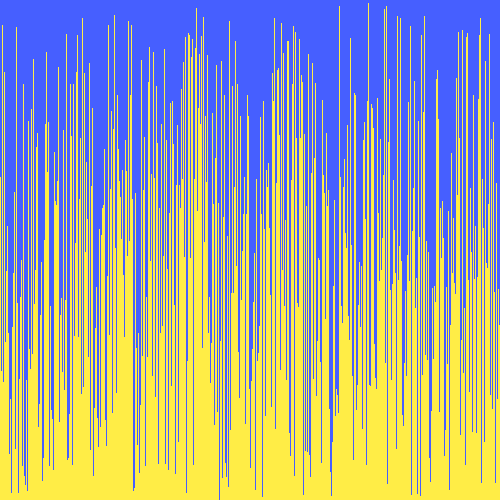
Frame 1 (no input)
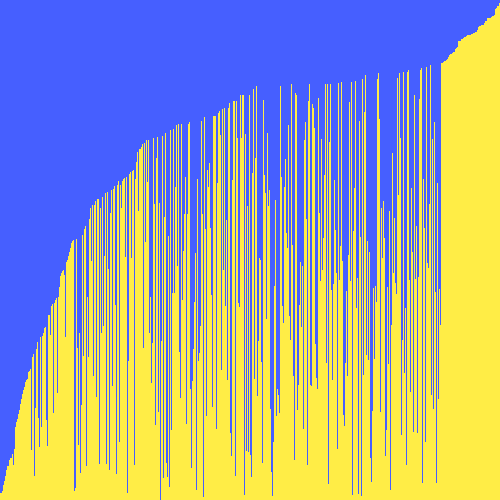
Frame 60 (the mouse pressed at the canvas centre just before this capture)
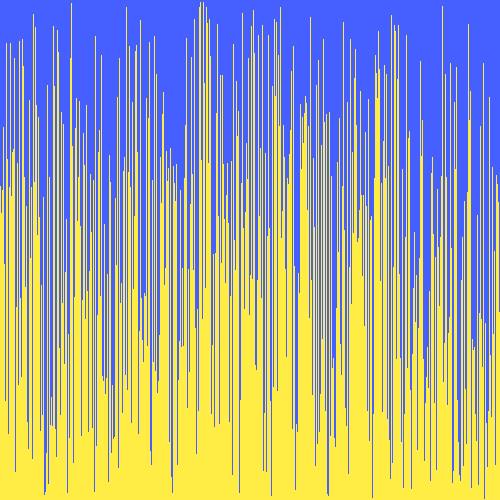
Frame 120 (the mouse held since frame 60 and released just before this capture)

The Processing sketch that drew these frames (run headless with seeded random() and noise(); from frame 60 on, the mouse is pressed at the canvas centre):

// Processing sketch: visualarraysorter
// ── visualarraysorter.pde
/* Paste the code into a new Processing sketch and complete the steps. */

//1. create an array of ints. don't initialize it yet.
int[] numbers;

void setup() {
  //2. set the size of your window
  size(500, 500);
  //  if you are using Processing 3, you cannot use variables
  //  because the developers don't know how programming is supposed to work.

  //3. initialize your array with the built in width variable
  numbers = new int[width];
  //4. initialize the ints in the array with random numbers
  //   from 0 to the built in height variable
  randomizes();
  //5. call the noStroke() method
  noStroke();
}

void draw() {
  //6. set the background color with background(r, g, b);
  background(70, 95, 255);
  //7. set the color for your graph
  fill(#FFED46);
  //8. draw a rectangle for each int in your array.
  for(int i = 0; i < numbers.length; i++) {
    //   the x value will be the current index in the array
    //   the y value will the height variable
    //   the width is 1 (one)
    //   the height is negative the value of the element at the current index of the array
    rect(i, height, 1, numbers[i]*-1);
  }
 
  //9. call the stepSort method
  stepSort(numbers);
  //10. extract the code that randomizes the array into a method.
  
  //11. call the method you made in step 10 when the mouse is pressed
  if(mousePressed) {
  randomizes();
  }
}

void randomizes() {
for(int i = 0; i < numbers.length; i++) {
    numbers[i] = (int)random(height);
  }
}

void stepSort(int[] arr) {
  for (int i = 1; i < arr.length; i++) {
    if (arr[i - 1] > arr[i]) {
      int t = arr[i];
      arr[i] = arr[i - 1];
      arr[i - 1] = t;
    }
  }
}
